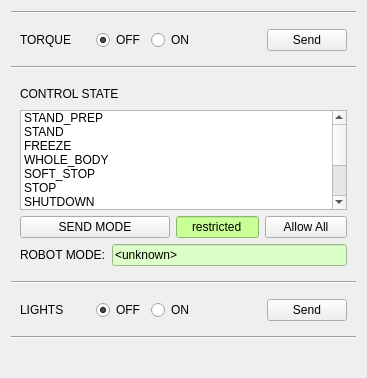
<?xml version="1.0" encoding="UTF-8"?>
<ui version="4.0">
 <class>ThorMangSupervisor</class>
 <widget class="QWidget" name="ThorMangSupervisor">
  <property name="enabled">
   <bool>true</bool>
  </property>
  <property name="geometry">
   <rect>
    <x>0</x>
    <y>0</y>
    <width>367</width>
    <height>378</height>
   </rect>
  </property>
  <property name="sizePolicy">
   <sizepolicy hsizetype="MinimumExpanding" vsizetype="MinimumExpanding">
    <horstretch>0</horstretch>
    <verstretch>0</verstretch>
   </sizepolicy>
  </property>
  <property name="windowTitle">
   <string>ThorMangSupervisor</string>
  </property>
  <layout class="QVBoxLayout" name="verticalLayout_8">
   <item>
    <widget class="Line" name="line_3">
     <property name="orientation">
      <enum>Qt::Horizontal</enum>
     </property>
    </widget>
   </item>
   <item>
    <widget class="QWidget" name="torque_control" native="true">
     <layout class="QHBoxLayout" name="horizontalLayout">
      <item>
       <widget class="QLabel" name="pr_2">
        <property name="minimumSize">
         <size>
          <width>70</width>
          <height>5</height>
         </size>
        </property>
        <property name="text">
         <string>TORQUE</string>
        </property>
       </widget>
      </item>
      <item>
       <widget class="QRadioButton" name="torque_off">
        <property name="text">
         <string>OFF</string>
        </property>
        <property name="checkable">
         <bool>true</bool>
        </property>
        <property name="checked">
         <bool>true</bool>
        </property>
       </widget>
      </item>
      <item>
       <widget class="QRadioButton" name="torque_on">
        <property name="text">
         <string>ON</string>
        </property>
       </widget>
      </item>
      <item>
       <spacer name="horizontalSpacer_6">
        <property name="orientation">
         <enum>Qt::Horizontal</enum>
        </property>
        <property name="sizeHint" stdset="0">
         <size>
          <width>40</width>
          <height>20</height>
         </size>
        </property>
       </spacer>
      </item>
      <item>
       <widget class="QPushButton" name="send_torque_mode">
        <property name="text">
         <string>Send</string>
        </property>
       </widget>
      </item>
     </layout>
    </widget>
   </item>
   <item>
    <widget class="Line" name="line">
     <property name="orientation">
      <enum>Qt::Horizontal</enum>
     </property>
    </widget>
   </item>
   <item>
    <widget class="QWidget" name="mode_control" native="true">
     <layout class="QVBoxLayout" name="verticalLayout_7">
      <item>
       <layout class="QHBoxLayout" name="horizontalLayout_6">
        <item>
         <widget class="QLabel" name="control_state_label">
          <property name="minimumSize">
           <size>
            <width>120</width>
            <height>5</height>
           </size>
          </property>
          <property name="text">
           <string>CONTROL STATE</string>
          </property>
         </widget>
        </item>
        <item>
         <spacer name="horizontalSpacer_7">
          <property name="orientation">
           <enum>Qt::Horizontal</enum>
          </property>
          <property name="sizeHint" stdset="0">
           <size>
            <width>40</width>
            <height>20</height>
           </size>
          </property>
         </spacer>
        </item>
       </layout>
      </item>
      <item>
       <widget class="QListWidget" name="control_state_list">
        <property name="minimumSize">
         <size>
          <width>0</width>
          <height>0</height>
         </size>
        </property>
        <property name="maximumSize">
         <size>
          <width>16777215</width>
          <height>100</height>
         </size>
        </property>
        <item>
         <property name="text">
          <string>STAND_PREP</string>
         </property>
        </item>
        <item>
         <property name="text">
          <string>STAND</string>
         </property>
        </item>
        <item>
         <property name="text">
          <string>FREEZE</string>
         </property>
        </item>
        <item>
         <property name="text">
          <string>WHOLE_BODY</string>
         </property>
        </item>
        <item>
         <property name="text">
          <string>SOFT_STOP</string>
         </property>
        </item>
        <item>
         <property name="text">
          <string>STOP</string>
         </property>
        </item>
        <item>
         <property name="text">
          <string>SHUTDOWN</string>
         </property>
        </item>
        <item>
         <property name="text">
          <string>STAND_MANIPULATE</string>
         </property>
        </item>
        <item>
         <property name="text">
          <string>MANIPULATE</string>
         </property>
        </item>
        <item>
         <property name="text">
          <string>WALK</string>
         </property>
        </item>
        <item>
         <property name="text">
          <string>WALK_MANIPULATE</string>
         </property>
        </item>
        <item>
         <property name="text">
          <string>NONE</string>
         </property>
        </item>
       </widget>
      </item>
      <item>
       <layout class="QHBoxLayout" name="horizontalLayout_3" stretch="3,1,1">
        <item>
         <widget class="QPushButton" name="send_control_mode">
          <property name="maximumSize">
           <size>
            <width>150</width>
            <height>16777215</height>
           </size>
          </property>
          <property name="text">
           <string>SEND MODE</string>
          </property>
         </widget>
        </item>
        <item>
         <widget class="QLineEdit" name="allow_all_mode_transitions_status">
          <property name="styleSheet">
           <string notr="true">background-color: rgb(200, 255, 150);</string>
          </property>
          <property name="text">
           <string>restricted</string>
          </property>
          <property name="alignment">
           <set>Qt::AlignCenter</set>
          </property>
          <property name="readOnly">
           <bool>true</bool>
          </property>
         </widget>
        </item>
        <item>
         <widget class="QPushButton" name="allow_all_mode_transitions_button">
          <property name="text">
           <string>Allow All</string>
          </property>
         </widget>
        </item>
       </layout>
      </item>
      <item>
       <layout class="QHBoxLayout" name="horizontalLayout_8">
        <item>
         <widget class="QLabel" name="robot_mode_label">
          <property name="text">
           <string>ROBOT MODE:</string>
          </property>
         </widget>
        </item>
        <item>
         <widget class="QLineEdit" name="robot_mode_status">
          <property name="styleSheet">
           <string notr="true">background-color: rgb(220, 255, 200);</string>
          </property>
          <property name="text">
           <string>&lt;unknown&gt;</string>
          </property>
          <property name="readOnly">
           <bool>true</bool>
          </property>
         </widget>
        </item>
       </layout>
      </item>
     </layout>
    </widget>
   </item>
   <item>
    <widget class="Line" name="line_2">
     <property name="orientation">
      <enum>Qt::Horizontal</enum>
     </property>
    </widget>
   </item>
   <item>
    <widget class="QWidget" name="lights_control" native="true">
     <layout class="QHBoxLayout" name="horizontalLayout_2">
      <item>
       <widget class="QLabel" name="pr_3">
        <property name="minimumSize">
         <size>
          <width>70</width>
          <height>5</height>
         </size>
        </property>
        <property name="text">
         <string>LIGHTS</string>
        </property>
       </widget>
      </item>
      <item>
       <widget class="QRadioButton" name="lights_off">
        <property name="text">
         <string>OFF</string>
        </property>
        <property name="checkable">
         <bool>true</bool>
        </property>
        <property name="checked">
         <bool>true</bool>
        </property>
       </widget>
      </item>
      <item>
       <widget class="QRadioButton" name="lights_on">
        <property name="text">
         <string>ON</string>
        </property>
       </widget>
      </item>
      <item>
       <spacer name="horizontalSpacer_8">
        <property name="orientation">
         <enum>Qt::Horizontal</enum>
        </property>
        <property name="sizeHint" stdset="0">
         <size>
          <width>40</width>
          <height>20</height>
         </size>
        </property>
       </spacer>
      </item>
      <item>
       <widget class="QPushButton" name="send_lights_mode">
        <property name="text">
         <string>Send</string>
        </property>
       </widget>
      </item>
     </layout>
    </widget>
   </item>
   <item>
    <widget class="Line" name="line_4">
     <property name="orientation">
      <enum>Qt::Horizontal</enum>
     </property>
    </widget>
   </item>
   <item>
    <spacer name="verticalSpacer">
     <property name="orientation">
      <enum>Qt::Vertical</enum>
     </property>
     <property name="sizeHint" stdset="0">
      <size>
       <width>0</width>
       <height>0</height>
      </size>
     </property>
    </spacer>
   </item>
  </layout>
 </widget>
 <resources/>
 <connections/>
</ui>
